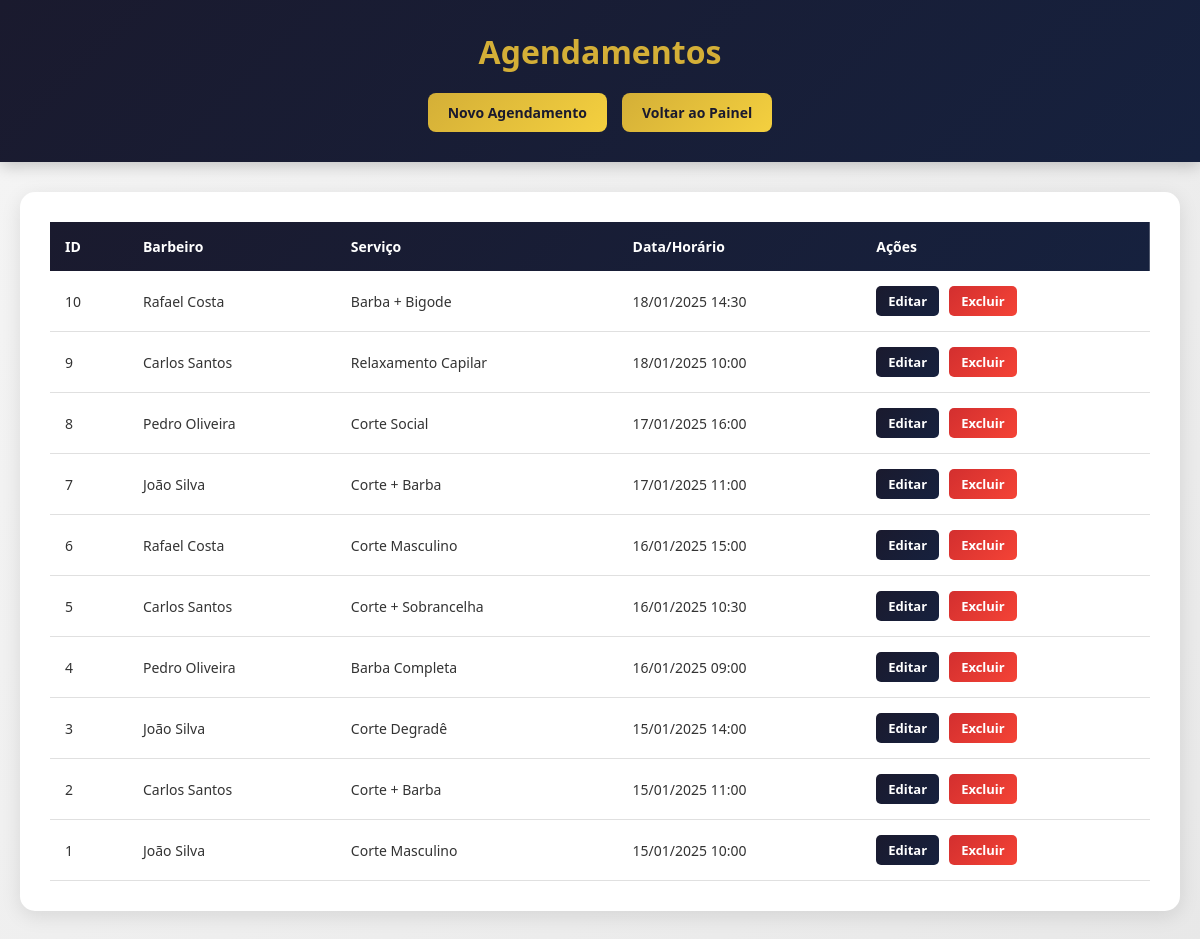
The page /admin/agendamento/listar-agendamento.php on the database its author committed.
### tables this page shows
CREATE TABLE `agendamento` (
  `id` int(11) NOT NULL,
  `nome_cliente` varchar(50) NOT NULL,
  `email_cliente` varchar(100) NOT NULL,
  `telefone_cliente` varchar(13) NOT NULL,
  `barbeiro` int(11) NOT NULL,
  `servico` varchar(100) NOT NULL,
  `horario` datetime NOT NULL
);

CREATE TABLE `barbeiros` (
  `id` int(11) NOT NULL,
  `email` varchar(100) NOT NULL,
  `senha` varchar(50) NOT NULL,
  `nome` varchar(100) NOT NULL,
  `descricao` varchar(300) NOT NULL
);

### admin/agendamento/listar-agendamento.php (the view, shortened to what this page needs)
<?php
    require_once(__DIR__ . "/../conectaMYSQL.php");
?>
<!DOCTYPE html>
<html lang="pt-BR">
<head>
</head>
<body>
    <div class="list-header">
        <h1>Agendamentos</h1>
        <div class="list-actions">
            <a href="?query=admin/agendamento/cadastro-agendamento">Novo Agendamento</a>
            <a href="?query=admin/agendamento/painel-admin-agendamento">Voltar ao Painel</a>
        </div>
    </div>
    <div class="table-container">
        <table>
            <thead>
                <tr>
                    <th>ID</th>
                    <th>Barbeiro</th>
                    <th>Serviço</th>
                    <th>Data/Horário</th>
                    <th>Ações</th>
                </tr>
            </thead>
            <tbody>
        <?php
            $sql = "SELECT a.*, b.nome as nome_barbeiro
                    FROM agendamento a
                    LEFT JOIN barbeiros b ON a.barbeiro = b.id
                    ORDER BY a.horario DESC";
            $resultado = mysqli_query($connect, $sql);
            if(mysqli_num_rows($resultado) > 0) {
                while($dados = mysqli_fetch_array($resultado)) {
                    echo "<tr>";
                    echo "<td>" . $dados['id'] . "</td>";
                    echo "<td>" . htmlspecialchars($dados['nome_barbeiro'] ? $dados['nome_barbeiro'] : 'Barbeiro #' . $dados['barbeiro']) . "</td>";
                    echo "<td>" . htmlspecialchars($dados['servico']) . "</td>";
                    echo "<td>" . date('d/m/Y H:i', strtotime($dados['horario'])) . "</td>";
                    echo "<td class='actions-cell'>";
                    echo "<a href='?query=admin/agendamento/agendamento-form-editar&id=" . $dados['id'] . "' class='btn-edit'>Editar</a>";
                    echo "<a href='?query=admin/agendamento/agendamento-excluir&id=" . $dados['id'] . "' class='btn-delete'>Excluir</a>";
                    echo "</td>";
                    echo "</tr>";
                }
            } else {
                echo "<tr><td colspan='5' class='empty-message'>Nenhum agendamento encontrado.</td></tr>";
            }
        ?>
            </tbody>
        </table>
    </div>
</body>
</html>

### admin/agendamento/listar-agendamento.php (style rules this page uses)
* { margin: 0; padding: 0; box-sizing: border-box; }
body { font-family: 'Segoe UI', Tahoma, Geneva, Verdana, sans-serif; background: linear-gradient(135deg, #f5f5f5 0%, #e8e8e8 100%); min-height: 100vh; padding: 40px 20px; color: #333; }
.list-header { background: linear-gradient(135deg, #1a1a2e 0%, #16213e 100%); color: #fff; padding: 30px 20px; box-shadow: 0 4px 15px rgba(0,0,0,0.2); text-align: center; margin: -40px -20px 30px -20px; }
.list-header h1 { font-size: 32px; color: #d4af37; font-weight: 700; margin-bottom: 20px; }
.list-actions { display: flex; gap: 15px; justify-content: center; flex-wrap: wrap; }
.list-actions a { padding: 10px 20px; background: linear-gradient(135deg, #d4af37 0%, #f4d03f 100%); color: #1a1a2e; text-decoration: none; border-radius: 8px; font-weight: 600; transition: all 0.3s ease; font-size: 14px; }
.table-container { max-width: 1200px; margin: 0 auto; background: #fff; padding: 30px; border-radius: 15px; box-shadow: 0 5px 20px rgba(0,0,0,0.1); overflow-x: auto; }
table { width: 100%; border-collapse: collapse; }
thead { background: linear-gradient(135deg, #1a1a2e 0%, #16213e 100%); color: #fff; }
thead th { padding: 15px; text-align: left; font-weight: 600; font-size: 14px; }
tbody tr { border-bottom: 1px solid #e0e0e0; transition: all 0.3s ease; }
tbody td { padding: 15px; font-size: 14px; color: #333; }
.actions-cell { display: flex; gap: 10px; }
.btn-edit, .btn-delete { padding: 6px 12px; border-radius: 5px; text-decoration: none; font-size: 13px; font-weight: 600; transition: all 0.3s ease; }
.btn-edit { background: linear-gradient(135deg, #1a1a2e 0%, #16213e 100%); color: #fff; }
.btn-delete { background: linear-gradient(135deg, #d32f2f 0%, #f44336 100%); color: #fff; }

### rows shown on the page
agendamento: id "10", barbeiro.nome "Rafael Costa", servico "Barba + Bigode", horario "18/01/2025 14:30"
agendamento: id "9", barbeiro.nome "Carlos Santos", servico "Relaxamento Capilar", horario "18/01/2025 10:00"
agendamento: id "8", barbeiro.nome "Pedro Oliveira", servico "Corte Social", horario "17/01/2025 16:00"
agendamento: id "7", barbeiro.nome "João Silva", servico "Corte + Barba", horario "17/01/2025 11:00"
agendamento: id "6", barbeiro.nome "Rafael Costa", servico "Corte Masculino", horario "16/01/2025 15:00"
agendamento: id "5", barbeiro.nome "Carlos Santos", servico "Corte + Sobrancelha", horario "16/01/2025 10:30"
agendamento: id "4", barbeiro.nome "Pedro Oliveira", servico "Barba Completa", horario "16/01/2025 09:00"
agendamento: id "3", barbeiro.nome "João Silva", servico "Corte Degradê", horario "15/01/2025 14:00"
agendamento: id "2", barbeiro.nome "Carlos Santos", servico "Corte + Barba", horario "15/01/2025 11:00"
agendamento: id "1", barbeiro.nome "João Silva", servico "Corte Masculino", horario "15/01/2025 10:00"
